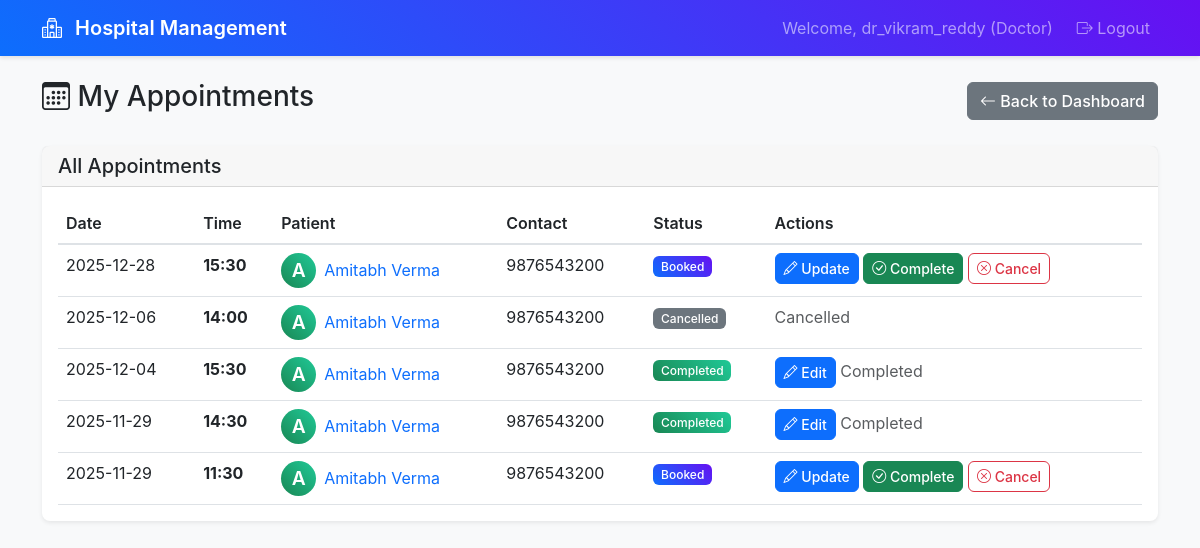
The app's page /doctor/appointments (signed in) with its own data.
### app.py (models this page shows)
class Appointment(db.Model):
    __tablename__ = 'appointments'
    id: Mapped[int] = mapped_column(primary_key=True)
    patient_id: Mapped[int] = mapped_column(db.ForeignKey('patients.id'), nullable=False)
    doctor_id: Mapped[int] = mapped_column(db.ForeignKey('doctors.id'), nullable=False)
    appointment_date: Mapped[date] = mapped_column(nullable=False)
    appointment_time: Mapped[str] = mapped_column(nullable=False)
    status: Mapped[str] = mapped_column(default='booked')  # booked, completed, cancelled
    created_at: Mapped[datetime] = mapped_column(default=datetime.utcnow)
    patient = db.relationship('Patient', back_populates='appointments')
    doctor = db.relationship('Doctor', back_populates='appointments')
    treatment = db.relationship('Treatment', back_populates='appointment', uselist=False)

class Patient(db.Model):
    __tablename__ = 'patients'
    id: Mapped[int] = mapped_column(primary_key=True)
    user_id: Mapped[int] = mapped_column(db.ForeignKey('users.id'), nullable=False)
    name: Mapped[str] = mapped_column(nullable=False)
    phone: Mapped[str] = mapped_column()
    address: Mapped[str] = mapped_column()
    created_at: Mapped[datetime] = mapped_column(default=datetime.utcnow)
    user = db.relationship('User', back_populates='patient')
    appointments = db.relationship('Appointment', back_populates='patient')

### routes.py (the view)
@app.route('/doctor/appointments')
@login_required
@role_required(['doctor'])
def doctor_appointments():
    doctor = Doctor.query.join(User).filter(User.id == session['user_id']).first()
    if not doctor:
        flash('Doctor profile not found', 'error')
        return redirect(url_for('logout'))
    appointments = db.session.query(
        Appointment,
        Patient.name.label('patient_name'),
        Patient.phone.label('patient_phone')
    ).join(Patient, Appointment.patient_id == Patient.id)\
     .filter(Appointment.doctor_id == doctor.id)\
     .order_by(Appointment.appointment_date.desc(), Appointment.appointment_time.desc()).all()
    return render_template('doctor_appointments.html',
                         doctor=doctor,
                         appointments=appointments)

### routes.py (called while the page is built)
def login_required(f):
    @wraps(f)
    def decorated_function(*args, **kwargs):
        if 'user_id' not in session:
            return redirect(url_for('login'))
        return f(*args, **kwargs)
    return decorated_function

def role_required(roles):
    def decorator(f):
        @wraps(f)
        def decorated_function(*args, **kwargs):
            if 'user_role' not in session or session['user_role'] not in roles:
                flash('Access denied. Insufficient permissions.', 'error')
                return redirect(url_for('login'))
            return f(*args, **kwargs)
        return decorated_function
    return decorator

### templates/doctor_appointments.html (shortened to what this page needs)
{% extends "base.html" %}
{% block content %}
<div class="row">
    <div class="col-12">
        <div class="d-flex justify-content-between align-items-center mb-4">
            <h1 class="h3">
                <i class="bi bi-calendar3"></i> My Appointments
            </h1>
            <a href="{{ url_for('doctor_dashboard') }}" class="btn btn-secondary">
                <i class="bi bi-arrow-left"></i> Back to Dashboard
            </a>
        </div>
    </div>
</div>
<div class="row">
    <div class="col-12">
        <div class="card">
            <div class="card-header">
                <h5 class="mb-0">All Appointments</h5>
            </div>
            <div class="card-body">
                {% if appointments %}
                <div class="table-responsive">
                    <table class="table table-hover">
                        <thead>
                            <tr>
                                <th>Date</th>
                                <th>Time</th>
                                <th>Patient</th>
                                <th>Contact</th>
                                <th>Status</th>
                                <th>Actions</th>
                            </tr>
                        </thead>
                        <tbody>
                            {% for appointment_tuple in appointments %}
                            {% set appointment = appointment_tuple[0] %}
                            {% set patient_name = appointment_tuple[1] %}
                            {% set patient_phone = appointment_tuple[2] %}
                            <tr>
                                <td>{{ appointment.appointment_date }}</td>
                                <td>
                                    <strong>{{ appointment.appointment_time }}</strong>
                                </td>
                                <td>
                                    <div class="d-flex align-items-center">
                                        <div class="avatar bg-success text-white rounded-circle d-flex align-items-center justify-content-center me-2" style="width: 35px; height: 35px;">
                                            {{ patient_name[0] }}
                                        </div>
                                        <a href="{{ url_for('doctor_patient_history', patient_id=appointment.patient_id) }}" class="text-decoration-none">
                                            {{ patient_name }}
                                        </a>
                                    </div>
                                </td>
                                <td>{{ patient_phone or '-' }}</td>
                                <td>
                                    <span class="badge bg-{{ 'success' if appointment.status == 'completed' else 'primary' if appointment.status == 'booked' else 'secondary' }}">
                                        {{ appointment.status.title() }}
                                    </span>
                                </td>
                                <td>
                                    {% if appointment.status == 'booked' %}
                                    <a href="/doctor/appointment/{{ appointment.id }}/update-history" class="btn btn-sm btn-primary">
                                        <i class="bi bi-pencil"></i> Update
                                    </a>
                                    <button class="btn btn-sm btn-success" data-bs-toggle="modal" data-bs-target="#completeModal{{ appointment.id }}">
                                        <i class="bi bi-check-circle"></i> Complete
                                    </button>
                                    <form method="POST" action="{{ url_for('doctor_cancel_appointment', appointment_id=appointment.id) }}" class="d-inline" onsubmit="return confirm('Are you sure you want to cancel this appointment?')">
                                        <button type="submit" class="btn btn-sm btn-outline-danger">
                                            <i class="bi bi-x-circle"></i> Cancel
                                        </button>
                                    </form>
                                    {% elif appointment.status == 'completed' %}
                                    <a href="/doctor/appointment/{{ appointment.id }}/update-history" class="btn btn-sm btn-primary">
                                        <i class="bi bi-pencil"></i> Edit
                                    </a>
                                    <span class="text-muted">{{ appointment.status.title() }}</span>
                                    {% else %}
                                    <span class="text-muted">{{ appointment.status.title() }}</span>
                                    {% endif %}
                                </td>
                            </tr>
                            {% endfor %}
                        </tbody>
                    </table>
                </div>
                {% else %}
                <div class="text-center py-4">
                    <i class="bi bi-calendar-x display-1 text-muted"></i>
                    <h4 class="text-muted">No appointments found</h4>
                    <p class="text-muted">Your appointments will appear here</p>
                </div>
                {% endif %}
            </div>
        </div>
    </div>
</div>
{% endblock %}

### static/style.css (style rules this page uses)
:root { --primary-color: #0d6efd; --success-color: #198754; --info-color: #0dcaf0; --warning-color: #ffc107; --danger-color: #dc3545; --light-color: #f8f9fa; --dark-color: #212529; }
body { background-color: #f8f9fa; font-family: -apple-system, BlinkMacSystemFont, 'Segoe UI', Roboto, sans-serif; }
.card { border: none; box-shadow: 0 0.125rem 0.25rem rgba(0, 0, 0, 0.075); border-radius: 0.5rem; transition: box-shadow 0.15s ease-in-out; }
.card-header { background-color: rgba(0, 0, 0, 0.03); border-bottom: 1px solid rgba(0, 0, 0, 0.125); font-weight: 500; }
.avatar { font-weight: 600; font-size: 1.2em; }
.btn { border-radius: 0.375rem; font-weight: 500; transition: all 0.15s ease-in-out; }
.btn-primary { background-color: var(--primary-color); border-color: var(--primary-color); }
.badge { font-weight: 500; border-radius: 0.375rem; }
.table { margin-bottom: 0; }
.table th { font-weight: 600; color: var(--dark-color); border-bottom: 2px solid #dee2e6; }
.bg-primary { background: linear-gradient(45deg, #0d6efd, #6610f2) !important; }
.bg-success { background: linear-gradient(45deg, #198754, #20c997) !important; }
.card, .alert { animation: fadeInUp 0.5s ease-out; }

### records on screen
Appointment: appointment_date "2025-12-28", appointment_time "15:30", status "Booked"
Patient: name "A", name "Amitabh Verma", phone "9876543200"
Appointment: appointment_date "2025-12-06", appointment_time "14:00", status "Cancelled"
Appointment: appointment_date "2025-12-04", appointment_time "15:30", status "Completed"
Appointment: appointment_date "2025-11-29", appointment_time "14:30", status "Completed"
Appointment: appointment_date "2025-11-29", appointment_time "11:30", status "Booked"

### other values on screen
{{ session.username }} "dr_vikram_reddy"
{{ session.user_role.title() }} "Doctor"
